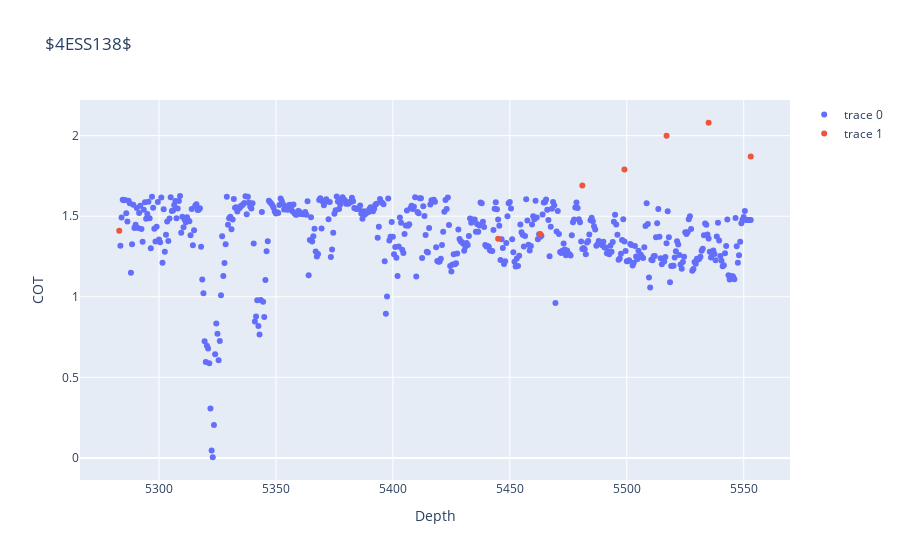

The notebook cell this image was saved under:
### Code cell
# Gráfico interativo Plotly
xaxis = go.layout.XAxis(title="Depth")
yaxis = go.layout.YAxis(title="COT ")

fig = go.Figure(layout=go.Layout(title="$4ESS138$", xaxis=xaxis, yaxis=yaxis))
fig.add_trace(go.Scatter(x=z_a, y=COT_a, mode="markers"))
fig.add_trace(go.Scatter(x=z_q, y=COT_q, mode="markers"))
fig.show()

### Figure 1 — Plotly figure (JSON) as saved in the notebook; plotly's stock layout.template omitted (floating-point values rounded to 4 significant figures; data arrays with more than 128 entries replaced by an {"elided": "..."} marker saying what was removed)
{"data": [{"mode": "markers", "type": "scatter", "x": {"elided": "540 float values"}, "y": {"elided": "540 float values"}}, {"mode": "markers", "type": "scatter", "x": [5283, 5445, 5463, 5481, 5499, 5517, 5535, 5553], "y": [1.41, 1.36, 1.39, 1.69, 1.79, 2, 2.08, 1.87]}], "layout": {"title": {"text": "$4ESS138$"}, "xaxis": {"title": {"text": "Depth"}}, "yaxis": {"title": {"text": "COT "}}}}
